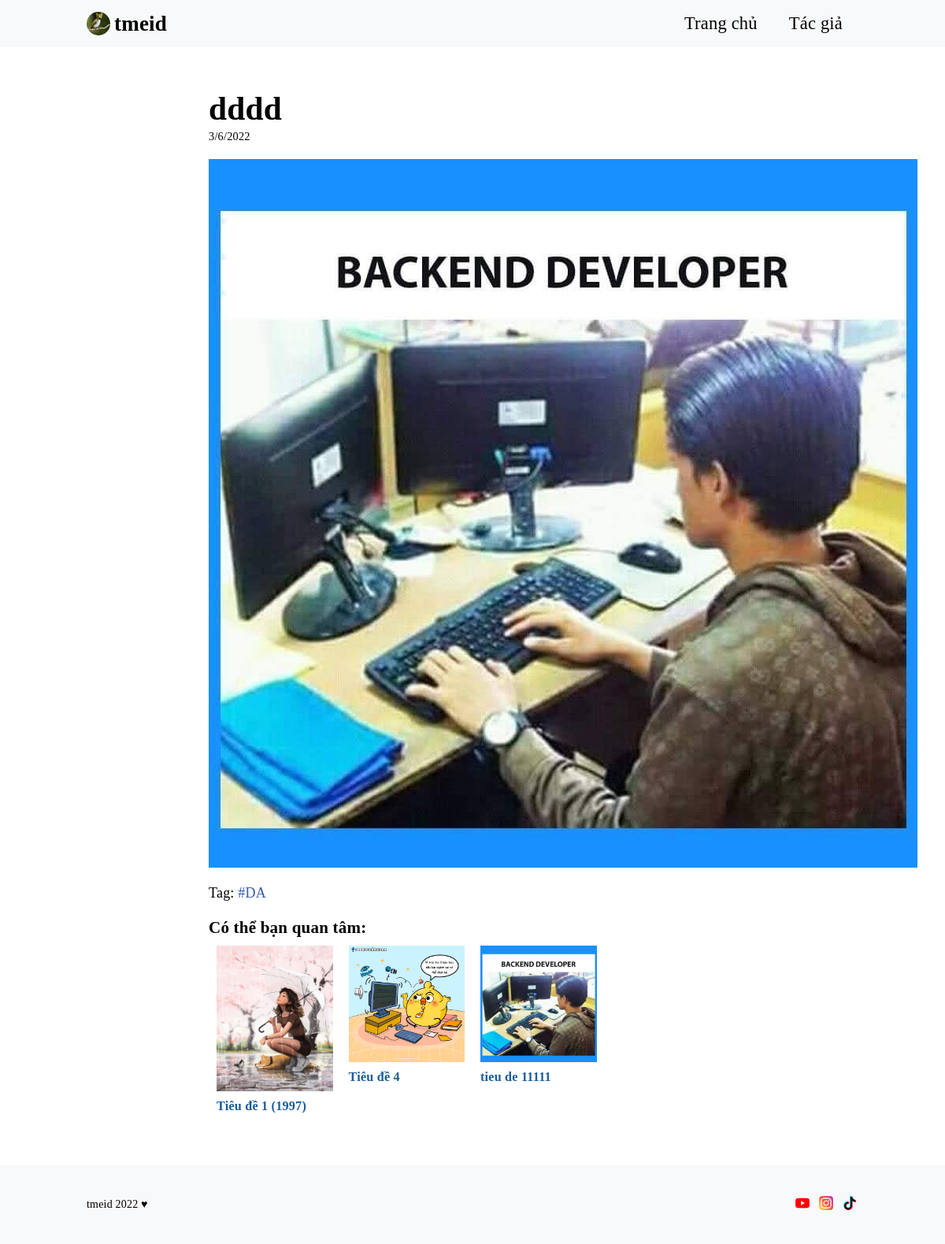
The app's page /article/dddd.html, older data.
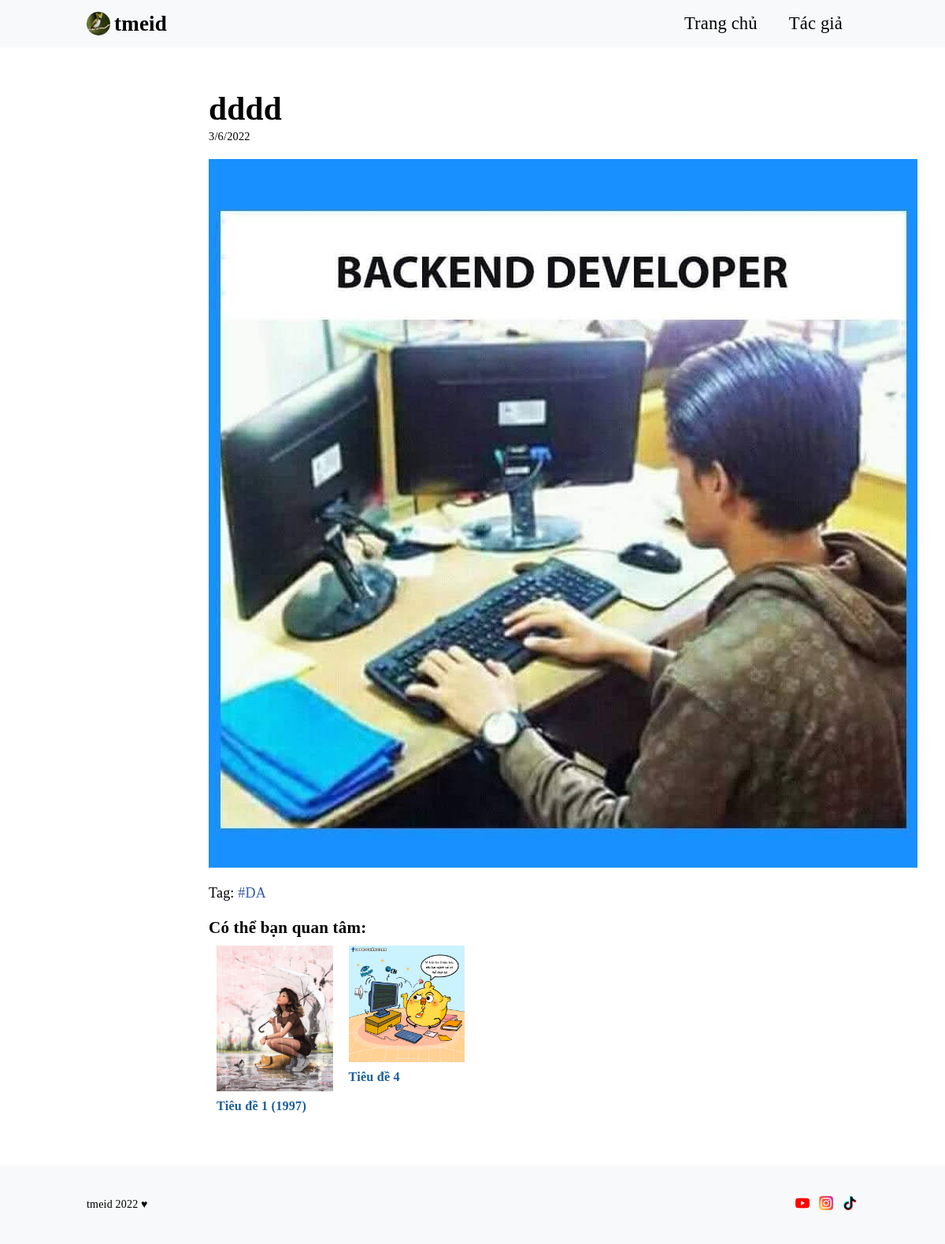
The same page, newer data.
### tables this page shows
CREATE TABLE `tag` (
  `id` int(11) NOT NULL,
  `tag_name` varchar(100) NOT NULL,
  `slug` varchar(100) NOT NULL,
  `created_at` timestamp NOT NULL DEFAULT current_timestamp()
);

CREATE TABLE `post` (
  `id` int(11) NOT NULL,
  `title` varchar(255) NOT NULL,
  `description` text NOT NULL,
  `slug` varchar(255) NOT NULL,
  `content` text NOT NULL,
  `img` varchar(255) NOT NULL,
  `published` tinyint(4) NOT NULL,
  `author_id` int(11) DEFAULT NULL,
  `category_id` int(11) DEFAULT NULL,
  `created_at` timestamp NOT NULL DEFAULT current_timestamp()
);

### app/database/db.php (called while the page is built, shortened)
<?php
include 'connect.php';
function executeQuery($sql, $data){
    global $connect;
    $values = array_values($data);
    $types = str_repeat('s', count($values));
    $stm = $connect->prepare($sql);
    $stm->bind_param($types, ...$values);
    $stm->execute();
    return $stm;
}
function selectAll($table, $condition = [], $limit = 0, $except = [], $desc = false){
    global $connect;
    $sql = "SELECT * FROM $table";
    if(empty($condition)){
        $stm = $connect->prepare($sql);
        $stm->execute();
        $records = $stm->get_result()->fetch_all(MYSQLI_ASSOC);
    }else{
        $i = 0;
        foreach($condition as $key => $value){
            if($i === 0){
                $sql = $sql . " WHERE $key = ?";
            }else{
                $sql = $sql . " AND $key = ?";
            }
            $i++;
        }
        if(!empty($except)){
            foreach($except as $key => $value){
                $sql = $sql . " AND $key != ?";
                $condition[$key] = $value;
            }
        }
        if($limit > 0){
            $sql = $sql ." LIMIT ?";
            $condition['limit'] = $limit;
        }
        $stm = executeQuery($sql, $condition);
        $records = $stm->get_result()->fetch_all(MYSQLI_ASSOC);
    }
    return $records;
}
function selectOne($table, $data){
    $sql = "SELECT * FROM $table";
    $i = 0;
    foreach($data as $key => $value){
        if($i === 0){
            $sql = $sql . " WHERE $key = ?";
        }else{
            $sql = $sql . " AND $key = ?";
        }
        $i++;
    }
    $sql = $sql . " LIMIT 1";
    $stm = executeQuery($sql, $data);
    $record = $stm->get_result()->fetch_assoc();
    return $record;
}
function joinTables($table1, $table2, $table3, $id1, $id2a, $id2b, $id3, $key, $id){
    $sql = "SELECT $table3.$key
            FROM $table1
            JOIN $table2
                ON $table1.$id1 = $table2.$id2a
            JOIN $table3
                ON $table2.$id2b = $table3.$id3
            WHERE $table1.$id1 = ?
            ORDER BY $table3.id DESC";
    $stm = executeQuery($sql, ['id' => $id]);
    $records =  $stm->get_result()->fetch_all(MYSQLI_ASSOC);
    return $records;
}

### app/controllers/post.php (called while the page is built)
<?php
require_once ROOT_PATH .'/app/database/db.php';
$post = selectOne('post', ['slug' => $_GET['id']]);
$post_id = $post['id'];
$category_id = $post['category_id'];
$tags_same_post = joinTables('post', 'post_tag', 'tag', 'id', 'post_id', 'tag_id', 'id', '*', $post_id);
$posts_same_category = selectAll('post', ['category_id' => $category_id], 4, ['id' => $post_id]);

### dashboard/posts/post.php (the view, shortened to what this page needs)
<?php
    require '../../app/controllers/post.php';
?>
<!DOCTYPE html>
<html lang="vi">
<head>
    <link rel="stylesheet" href="../../assets/css/style.css">
    <link rel="stylesheet" href="../../assets/css/login.css" type="text/css">
</head>
<body>
    <header>
        <div class="container">
            <nav>
                <h1><a href="../../index.html"><img src="../../assets/imgs/tmeid-logo.jpg" alt="tmeid-logo">tmeid</a></h1>
                <ul>
                    <li><a href="../../index.html">Trang chủ</a></li>
                    <li><a href="../../about-me.html">Tác giả</a></li>
                </ul>
            </nav>
        </div>
    </header>
    <main>
        <section class="container-article">
            <article class="post">
                <h1><?php echo($post['title']) ?></h1>
                <span class="time"><?php echo date('j/n/Y', strtotime($post['created_at']))  ?></span>
                <div><?php echo($post['content']) ?></div>
                <div class="tags">
                    Tag:
                        <?php foreach($tags_same_post as $tag): ?>
                            <a href="<?php echo '../../tag/' .$tag['slug']?>"><?php echo '#' .$tag['tag_name']; ?></a>
                        <?php endforeach; ?>
                </div>
                <div class="relevant-post">
                    <h3>Có thể bạn quan tâm: </h3>
                    <ul>
                        <?php if(empty($posts_same_category)): ?>
                            <li>Chưa có bài liên quan</li>
                        <?php else:
                            foreach($posts_same_category as $post): ?>
                                <li>
                                    <a href="<?php echo '../../article/' .$post['slug'] .'.html' ?>"><img src="<?php echo '../../assets/imgs/' .$post['img'] ?>" alt="<?php echo $post['title'] ?>"></a>
                                    <h3><a href="<?php $post['img'] ?>">
                                            <?php echo $post['title'] ?>
                                        </a>
                                    </h3>
                                </li>
                            <?php endforeach; ?>
                        <?php endif; ?>
                    </ul>
                </div>
            </article>
        </section>
    </main>
</body>

Row changes from the older to the newer data that the page shows:
removed post: img (picture), title "tieu de 11111"
